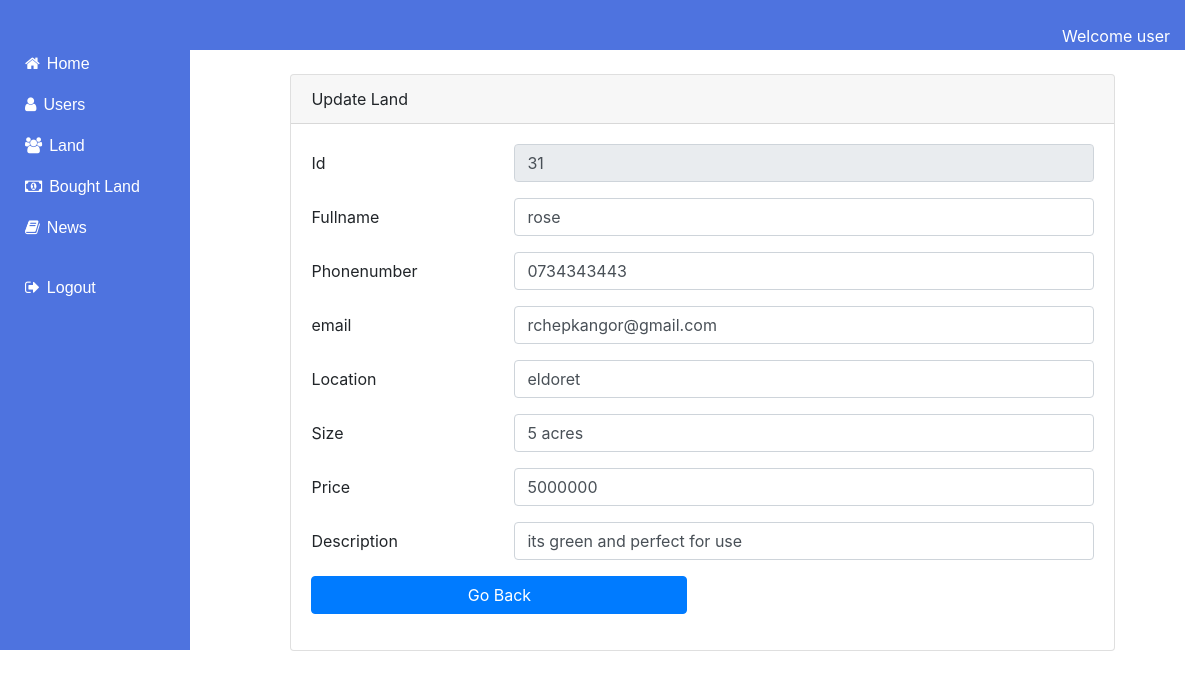
The app's page /admin/viewLand.php?id=31 with its own data.
### tables this page shows
CREATE TABLE `land` (
  `id` int(100) NOT NULL,
  `image` varchar(100) NOT NULL,
  `fullname` varchar(100) NOT NULL,
  `phonenumber` varchar(100) NOT NULL,
  `email` varchar(100) NOT NULL,
  `location` varchar(100) NOT NULL,
  `size` varchar(100) NOT NULL,
  `price` varchar(100) NOT NULL,
  `status` varchar(200) NOT NULL DEFAULT '0',
  `description` text NOT NULL
);

### admin/viewLand.php (the view)
<?php require_once('header.php')?>
<?php require_once('sidebar.php')?>
<?php
  require_once('connection.php');
  $id=$_GET['id'];
  $sql="SELECT * FROM `land` WHERE `id`='$id'";
  $results=mysqli_query($conn,$sql);
  $row=mysqli_fetch_array($results);
?>
<div class="col-sm-10">
<br>
   <div class="row">
       <div class="col-sm-1"></div>
       <div class="col-sm-10">
            <div class="card">
                <div class="card-header">
              Update Land
                </div>
                <div class="card-body">
                <form method="POST" action="processUpdateLand.php">
                    <div class="form-group row">
                        <label for="staticEmail" class="col-sm-3 col-form-label">Id</label>
                        <div class="col-sm-9">
                            <input type="text"  class="form-control" name="id" value="<?php echo$row['id']?>" required readonly>
                        </div>
                    </div>
                    <div class="form-group row">
                        <label for="staticEmail" class="col-sm-3 col-form-label">Fullname</label>
                        <div class="col-sm-9">
                            <input type="text"  class="form-control" name="fullname"  value="<?php echo$row['fullname']?>" required required>
                        </div>
                    </div>
                    <div class="form-group row">
                        <label for="staticEmail" class="col-sm-3 col-form-label">Phonenumber</label>
                        <div class="col-sm-9">
                            <input type="text"  class="form-control" name="phonenumber" value="<?php echo$row['phonenumber']?>" required required>
                        </div>
                    </div>
                    <div class="form-group row">
                        <label for="staticEmail" class="col-sm-3 col-form-label">email</label>
                        <div class="col-sm-9">
                            <input type="text"  class="form-control" name="email" value="<?php echo$row['email']?>" required required>
                        </div>
                    </div>
                    <div class="form-group row">
                        <label for="staticEmail" class="col-sm-3 col-form-label">Location</label>
                        <div class="col-sm-9">
                            <input type="text"  class="form-control" name="location" value="<?php echo$row['location']?>" required required>
                        </div>
                    </div>
                    <div class="form-group row">
                        <label for="staticEmail" class="col-sm-3 col-form-label">Size</label>
                        <div class="col-sm-9">
                            <input type="text"  class="form-control" name="size" value="<?php echo$row['size']?>" required required>
                        </div>
                    </div>
                    <div class="form-group row">
                        <label for="staticEmail" class="col-sm-3 col-form-label">Price</label>
                        <div class="col-sm-9">
                            <input type="text"  class="form-control" name="price" value="<?php echo$row['price']?>" required required>
                        </div>
                    </div>
                    <div class="form-group row">
                        <label for="staticEmail" class="col-sm-3 col-form-label">Description</label>
                        <div class="col-sm-9">
                            <input type="text"  class="form-control" name="description" value="<?php echo$row['description']?>" required required>
                        </div>
                    </div>
                    <div class="form-group row">
                        <div class="col-sm-6">
                          <a href="/land/admin/land.php" class="btn btn-primary btn-block"> Go Back</a>
                        </div>
                    </div>
                </form>
                </div>
            </div>
        </div>
        <div class="col-sm-1"></div>
   </div>
</div>
<?php require_once('footer.php')?>

### records on screen
land: id "31", fullname "rose", phonenumber "0734343443", email "rchepkangor@gmail.com", location "eldoret", size "5 acres", price "5000000", description "its green and perfect for use"
